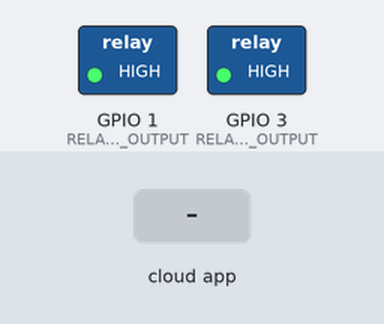
Simulated run of this sketch. Board: ESP8266 (NodeMCU). On the bench: switched loads named in the sketch (green lamp = pin HIGH). The test bench sets the inputs (shaded band). WiFi joins after 1.5 s; servers stay silent unless stated; no MQTT or app messages arrive unless stated; what the sketch prints to the serial monitor is not drawn.

Above: at 2.7 s.
2.8 s: the phone or cloud app sets Relay_one to 0
At 4.0 s:
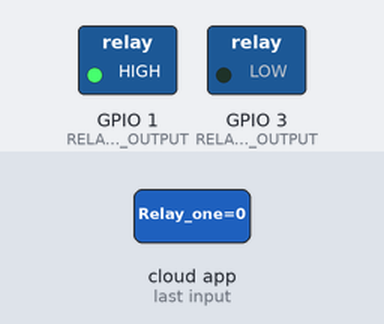
4.3 s: the phone or cloud app sets Relay_two to 0
At 4.9 s:
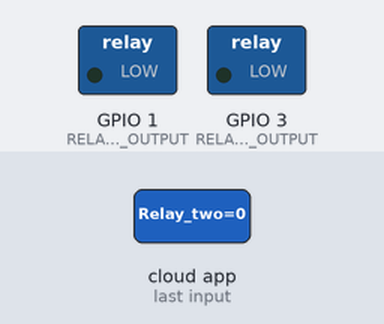
5.8 s: the phone or cloud app sets Relay_one to 1
At 7.0 s:
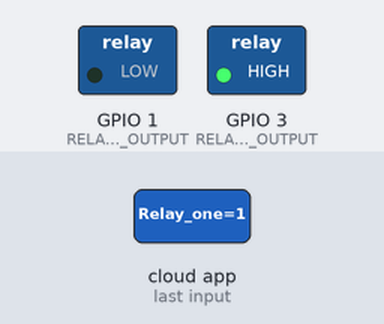
7.3 s: the phone or cloud app sets Relay_two to 1
At 8.0 s:
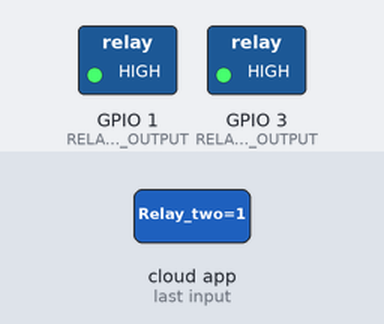
Timing chart, 0 to 9.8 s (numbered marks = the images above; inputs shaded):
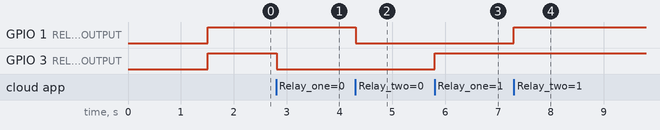

The sketch:

Relay_Control.ino
```cpp
/***************************************************
  Adafruit MQTT Library ESP8266 Example
 ****************************************************/
#include <ESP8266WiFi.h>
#include "Adafruit_MQTT.h"
#include "Adafruit_MQTT_Client.h"

/************************* WiFi Access Point *********************************/

#define WLAN_SSID       "WrongTurn" // your wifi ssid
#define WLAN_PASS       "###" // your wifi password. For open network, just declare it blank as ""

/************************* Adafruit.io Setup *********************************/

#define AIO_SERVER      "io.adafruit.com"
#define AIO_SERVERPORT  1883                   // use 8883 for SSL
#define AIO_USERNAME    "notorious"             // your username which was created while registering to Adafruit.
#define AIO_KEY         "###" // Private Key which was created while registering to Adafruit.[Can be found on dashboard.]

#define RELAY_ONE_OUTPUT  3  // GPIO3
#define RELAY_TWO_OUTPUT  1  // GPIO2 *

/************ Global State (you don't need to change this!) ******************/

// Create an ESP8266 WiFiClient class to connect to the MQTT server.
WiFiClient client;
// or... use WiFiFlientSecure for SSL
//WiFiClientSecure client;

// Setup the MQTT client class by passing in the WiFi client and MQTT server and login details.
Adafruit_MQTT_Client mqtt(&client, AIO_SERVER, AIO_SERVERPORT, AIO_USERNAME, AIO_KEY);

/****************************** Feeds ***************************************/

// Setup a feed called 'Light' for subscribing to changes.
Adafruit_MQTT_Subscribe Relay_one = Adafruit_MQTT_Subscribe(&mqtt, AIO_USERNAME "/feeds/Relay_one");
Adafruit_MQTT_Subscribe Relay_two = Adafruit_MQTT_Subscribe(&mqtt, AIO_USERNAME "/feeds/Relay_two");

/*************************** Sketch Code ************************************/

// Bug workaround for Arduino 1.6.6, it seems to need a function declaration
// for some reason (only affects ESP8266, likely an arduino-builder bug).
void MQTT_connect();

void setup() {
  Serial.begin(115200);
  delay(10);

  pinMode(RELAY_ONE_OUTPUT, OUTPUT);
  pinMode(RELAY_TWO_OUTPUT, OUTPUT);

  Serial.println(F("Adafruit Relay Control over MQTT demo"));

  // Connect to WiFi access point.
  Serial.println(); Serial.println();
  Serial.print("Connecting to ");
  Serial.println(WLAN_SSID);

  WiFi.begin(WLAN_SSID, WLAN_PASS);
  while (WiFi.status() != WL_CONNECTED) {
    delay(500);
    Serial.print(".");
  }
  Serial.println();

  Serial.println("WiFi connected");
  Serial.println("IP address: "); Serial.println(WiFi.localIP());

  // Setup MQTT subscription for onoff feed.
  mqtt.subscribe(&Relay_one);
  mqtt.subscribe(&Relay_two);

  // For relay, initially it should be off.
  digitalWrite(RELAY_ONE_OUTPUT, HIGH);
  digitalWrite(RELAY_TWO_OUTPUT, HIGH);
}

uint32_t x=0;

void loop() {
  // Ensure the connection to the MQTT server is alive (this will make the first
  // connection and automatically reconnect when disconnected).  See the MQTT_connect
  // function definition further below.
  MQTT_connect();

  // this is our 'wait for incoming subscription packets' busy subloop
  // try to spend your time here

  Adafruit_MQTT_Subscribe *subscription;
  while ((subscription = mqtt.readSubscription(5000))) {
    if (subscription == &Relay_one) {
      Serial.print(F("Got_Relay_one_value: "));
      Serial.println((char *)Relay_one.lastread);
      uint16_t num = atoi((char*)Relay_one.lastread);
      digitalWrite(RELAY_ONE_OUTPUT, num);
    }

    if (subscription == &Relay_two) {
      Serial.print(F("Got_Relay_two_value: "));
      Serial.println((char *)Relay_two.lastread);
      uint16_t num = atoi((char*)Relay_two.lastread);
      digitalWrite(RELAY_TWO_OUTPUT, num);
    }
  }
}

// Function to connect and reconnect as necessary to the MQTT server.
// Should be called in the loop function and it will take care if connecting.
void MQTT_connect() {
  int8_t ret;

  // Stop if already connected.
  if (mqtt.connected()) {
    return;
  }

  Serial.print("Connecting to MQTT... ");

  uint8_t retries = 3;
  while ((ret = mqtt.connect()) != 0) { // connect will return 0 for connected
       Serial.println(mqtt.connectErrorString(ret));
       Serial.println("Retrying MQTT connection in 5 seconds...");
       mqtt.disconnect();
       delay(5000);  // wait 5 seconds
       retries--;
       if (retries == 0) {
         // basically die and wait for WDT to reset me
         while (1);
       }
  }
  Serial.println("MQTT Connected!");
}
```

Measured:
- after the input at 2.8 s, GPIO 3 (RELAY_ONE_OUTPUT): HIGH → LOW at once
- after the input at 4.3 s, GPIO 1 (RELAY_TWO_OUTPUT): HIGH → LOW at once
- after the input at 5.8 s, GPIO 3 (RELAY_ONE_OUTPUT): LOW → HIGH at once
- after the input at 7.3 s, GPIO 1 (RELAY_TWO_OUTPUT): LOW → HIGH at once
